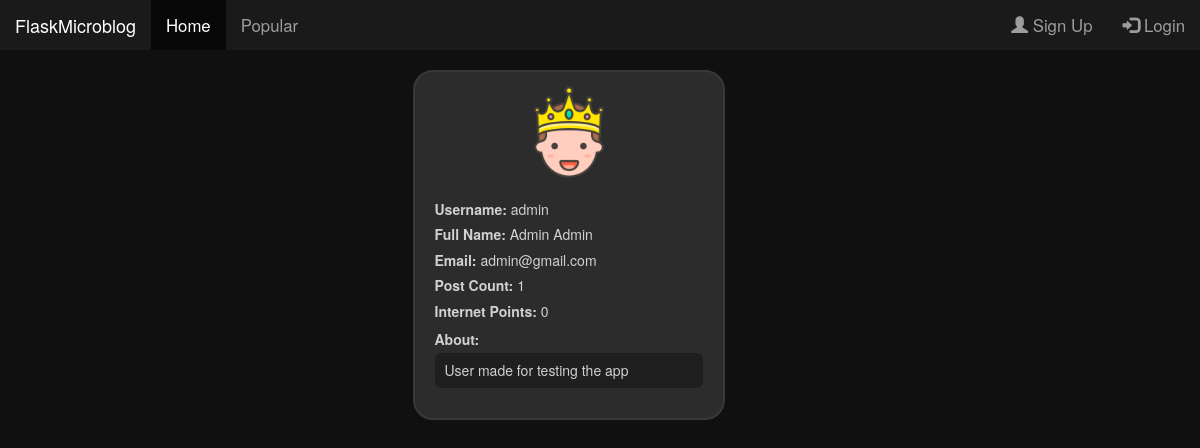
Screenshot of /user/admin with the database file from the repository.
### flaskapp/models.py (models this page shows, shortened)
class User(db.Model, UserMixin):
    id = db.Column(db.Integer, primary_key=True)
    full_name = db.Column(db.String(40), nullable=False, default='Not yet provided')
    username = db.Column(db.String(21), unique=True, nullable=False)
    email = db.Column(db.String(60), unique=True, nullable=False)
    image_file = db.Column(db.String(20), nullable=False,
                           default='default.jpg')
    password = db.Column(db.String(60), nullable=False)
    about = db.Column(db.Text, nullable=False, default='Not yet provided')
    internet_points = db.Column(db.Integer, nullable=False, default=0)
    posts = db.relationship('Post', backref='author', lazy=True)

### flaskapp/routes.py (the view)
@app.route("/user/<username>")
def user_info(username):
    if current_user.is_authenticated and current_user.username == username:
        return redirect(url_for('account'))
    user = User.query.filter_by(username=username).first()
    return render_template('user.html', title=f'{username}', user=user)

### flaskapp/templates/user.html
{% extends "layout.html" %}
{% block content %}
    <div class="account-window col-xs-10 col-xs-offset-1 col-sm-6 col-sm-offset-3 col-md-6 col-md-offset-3 col-lg-5 col-lg-offset-3">
        <div class="card">
            <img class="account-image" src="{{ url_for('static', filename='images/' + user.image_file) }}" alt="No image found">
            <div class="card-body">
                <div class="card-info">
                    <h5><strong>Username:</strong> {{ user.username }}</h5>
                    <h5><strong>Full Name:</strong> {{ user.full_name }}</h5>
                    <h5><strong>Email:</strong> {{ user.email }}</h5>
                    <h5><strong>Post Count:</strong> {{ user.posts|length }}</h5>
                    <h5><strong>Internet Points:</strong> {{ user.internet_points }}</h5>
                    <strong class="card-info-about-strong">About:</strong>
                    <h5 class="card-info-about">{{ user.about }}</h5>
                </div>
            </div>
        </div>
    </div>
{% endblock content %}

### flaskapp/templates/layout.html (shortened to what this page needs)
<!DOCTYPE html>
<html>
<head>
  <link href="//netdna.bootstrapcdn.com/bootstrap/3.2.0/css/bootstrap.min.css" rel="stylesheet" id="bootstrap-css">
  <link href="//maxcdn.bootstrapcdn.com/font-awesome/4.2.0/css/font-awesome.min.css" rel="stylesheet">
  <link rel="stylesheet" type="text/css" href="{{ url_for('static', filename='main.css') }}">
</head>
<body>
  <nav class="navbar navbar-inverse">
    <div class="container-fluid">
      <div class="navbar-header">
        <a class="navbar-brand" href="#">FlaskMicroblog</a>
      </div>
      <ul class="nav navbar-nav">
        <li class="active"><a href="{{ url_for('home') }}">Home</a></li>
        <li><a href="#">Popular</a></li>
      </ul>
      <ul class="nav navbar-nav navbar-right">
        {% if current_user.is_authenticated %}
          <li><a href="{{ url_for('account') }}"><span class="glyphicon glyphicon-user"></span> {{ current_user.username }}</a></li>
          <li><a href="{{ url_for('create_post') }}"><span class="glyphicon glyphicon-pencil"></span> Post</a></li>
          <li><a href="{{ url_for('logout') }}"><span class="glyphicon glyphicon-log-out"></span> Logout</a></li>
        {% else %}
          <li><a href="{{ url_for('register') }}"><span class="glyphicon glyphicon-user"></span> Sign Up</a></li>
          <li><a href="{{ url_for('login') }}"><span class="glyphicon glyphicon-log-in"></span> Login</a></li>
        {% endif %}
      </ul>
    </div>
  </nav>
    <div class="container">
      <div class="row">
        {% if sidemenu %}
        <div class="col-md-1"></div>
          <div class="col-md-6">
        {% else %}
          <div class="col-md-8 col-md-offset-2">
        {% endif %}
            {% block content %}{% endblock %}
          </div>
        <div class="col-md-1"></div>
      </div>
    </div>
</body>
</html>

### flaskapp/static/main.css (style rules this page uses)
body { background-color: rgb(16, 16, 16); }
.navbar-inverse { background-color: rgb(26, 26, 26); border: none; border-radius: 0; font-size: 1.2em; }
.account-window { align-content: center; padding: 10px; border-radius: 20px; border: solid rgb(56, 56, 56) 2px; color: rgb(209, 209, 209); background-color: rgb(44, 44, 44); text-align: center; }
.account-image { border-radius: 100px; height: 100px; width: 100px; }
.account-window .card-info { padding: 10px; text-align: left; }
.card-info-about { margin-top: 4px; border-radius: 6px; padding: 10px; background-color: rgb(31, 31, 31); }

### rows the page displays
User: image_file (picture), username "admin", full_name "Admin Admin", email "admin@gmail.com", internet_points "0", about "User made for testing the app"

### other values shown
{{ user.posts|length }} "1"
